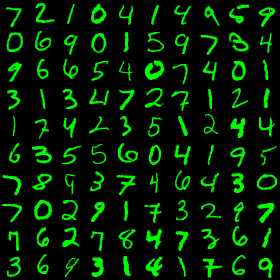

Write the Python code that produced this figure.
import numpy as np
from PIL import Image, ImageDraw
from tensorflow.examples.tutorials.mnist import input_data

mnist = input_data.read_data_sets("../MNIST_data", one_hot=True)

img = Image.new("RGB", (280, 280), (0, 0, 0))
draw = ImageDraw.Draw(img)
for j in range(10):
    for i in range(10):
        im = Image.fromarray(np.reshape(mnist.test.images[j * 10 + i], [28, 28]) * 255)
        im = im.convert("RGB")
        r, g, b = im.split()
        draw.bitmap((i * 28, j * 28), g, fill=(0, 255, 0))
img.show()
